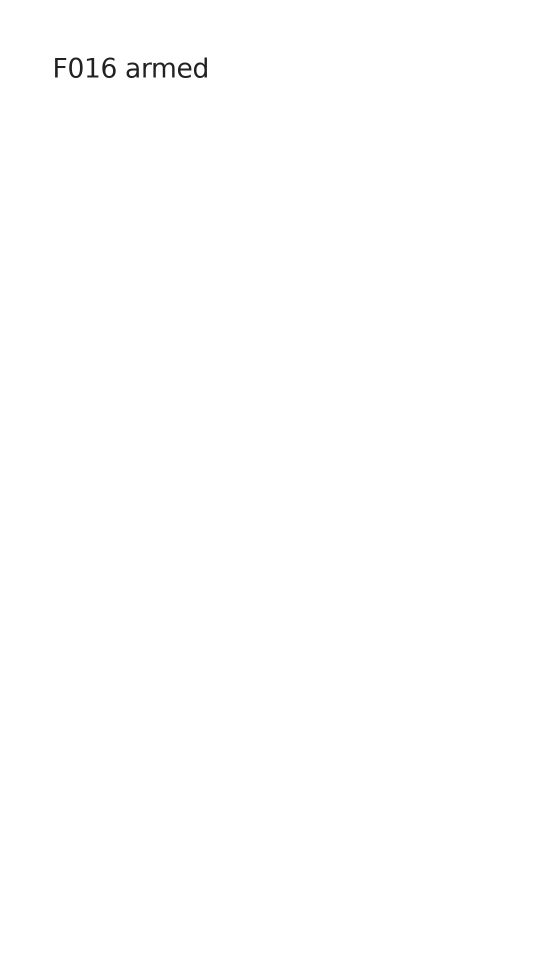
#> input picture miniandroid/run/screenshot.png, 1080 x 1920 px, found by its file name (shown at 1/2 size)
$ python cont57_mosaic.py
#> lines starting #> are read from the running program, lines starting #| are printed output that depends on the picture
#!/usr/bin/env python3
"""cont57_mosaic.py — CONT-57 mosaic: the OpenCalc BEFORE/AFTER healing pair
(F-NEW-329 ConstraintLayout guideline + dimension laws) plus the standing
app-face tiles. Output: evidence/cont57/CONT57_APP_MOSAIC.png."""
from PIL import Image, ImageDraw, ImageFont

R = "/home/z/my-project"
TILES = [
    ("run/cont56c/oc_dump2/screenshot.png",        "OpenCalc BEFORE - pad compressed 45%, display gone"),
    ("run/cont37/regression/opencalc_r1/screenshot.png", "OpenCalc AFTER F-NEW-329 - FULL pad + display areas"),
    ("run/cont56/simplecalc_r1/screenshot.png",    "SimpleCalc - FULL PAD VISIBLE"),
    ("run/cont56/bmi_r1/screenshot.png",           "BMI Calculator - real form fields + button"),
    ("run/cont56/dooz180_r1/screenshot.png",       "Dooz (180s) - real Scaffold, top bar + FAB"),
    ("run/cont56/dooz_r1/screenshot.png",          "Dooz (15s gate) - honest keep-empty"),
    ("run/cont56/tanana_r1/screenshot.png",        "tananaev Calculator - app bar + rows attached"),
    ("run/cont56/alex_r1/screenshot.png",          "AlexCalc - app bar face"),
    ("run/cont56/gate/unote_r1/screenshot.png",    "uNote - anchor"),
    ("run/cont56/gate/micro_r1/screenshot.png",    "microtimer - anchor"),
    ("run/cont56/gate/gmdice_r1/screenshot.png",   "GameMasterDice - anchor"),
    ("run/cont56/gate/ttt_r1/screenshot.png",      "TicTacToe Deluxe - anchor"),
    ("run/cont56/gate/flappy_r1/screenshot.png",   "FlappyCow - anchor"),
    ("run/cont56/gate/g2048_r1/screenshot.png",    "2048 - anchor"),
    ("run/cont56/gate/csw_r1/screenshot.png",      "composeStopwatch - anchor"),
]
COLS = 3
TW, TH = 300, 533
PAD, LABEL_H = 10, 34

font = None
for p in ("/usr/share/fonts/truetype/dejavu/DejaVuSans-Bold.ttf",
          "/usr/share/fonts/truetype/liberation/LiberationSans-Bold.ttf"):
    try:
        font = ImageFont.truetype(p, 14)
        break
    except Exception:
        pass

cells = []
for path, label in TILES:
    try:
        im = Image.open(f"{R}/{path}").convert("RGB").resize((TW, TH))
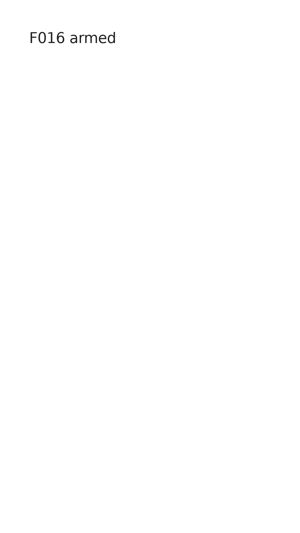
#> im: PIL image 300x533 RGB; min 20, max 255, mean 254.6
        cells.append((im, label))
    except Exception as e:
        print("skip", path, e)

rows = (len(cells) + COLS - 1) // COLS
W = COLS * (TW + PAD) + PAD
H = rows * (TH + LABEL_H + PAD) + PAD + 40
canvas = Image.new("RGB", (W, H), (24, 24, 28))
d = ImageDraw.Draw(canvas)
d.text((PAD + 4, 10), "MiniAndroid runtime - app faces at CONT-57 (binary 93110eacb3a1cf41, F-NEW-329)",
       fill=(240, 240, 240), font=font)

y0 = 40
for i, (im, label) in enumerate(cells):
    r, c = divmod(i, COLS)
    x = PAD + c * (TW + PAD)
    y = y0 + r * (TH + LABEL_H + PAD)
    canvas.paste(im, (x, y))
    color = (120, 220, 140) if ("AFTER" in label or "FULL" in label or "real" in label) else (200, 200, 200)
    d.text((x + 2, y + TH + 4), label, fill=color, font=font)
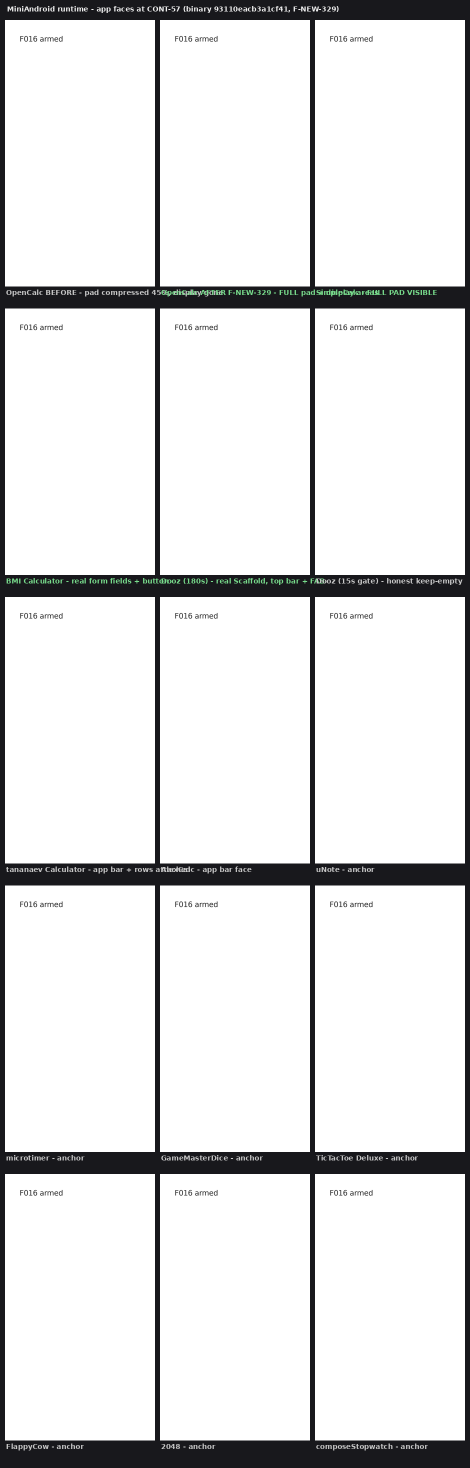
#> canvas: PIL image 940x2935 RGB (shown at 1/2 size); mean R, G, B 225.4, 225.6, 226

out = f"{R}/evidence/cont57/CONT57_APP_MOSAIC.png"
canvas.save(out)
print("mosaic:", out, canvas.size)
#| mosaic: /home/z/my-project/evidence/cont57/CONT57_APP_MOSAIC.png (940, 2935)
